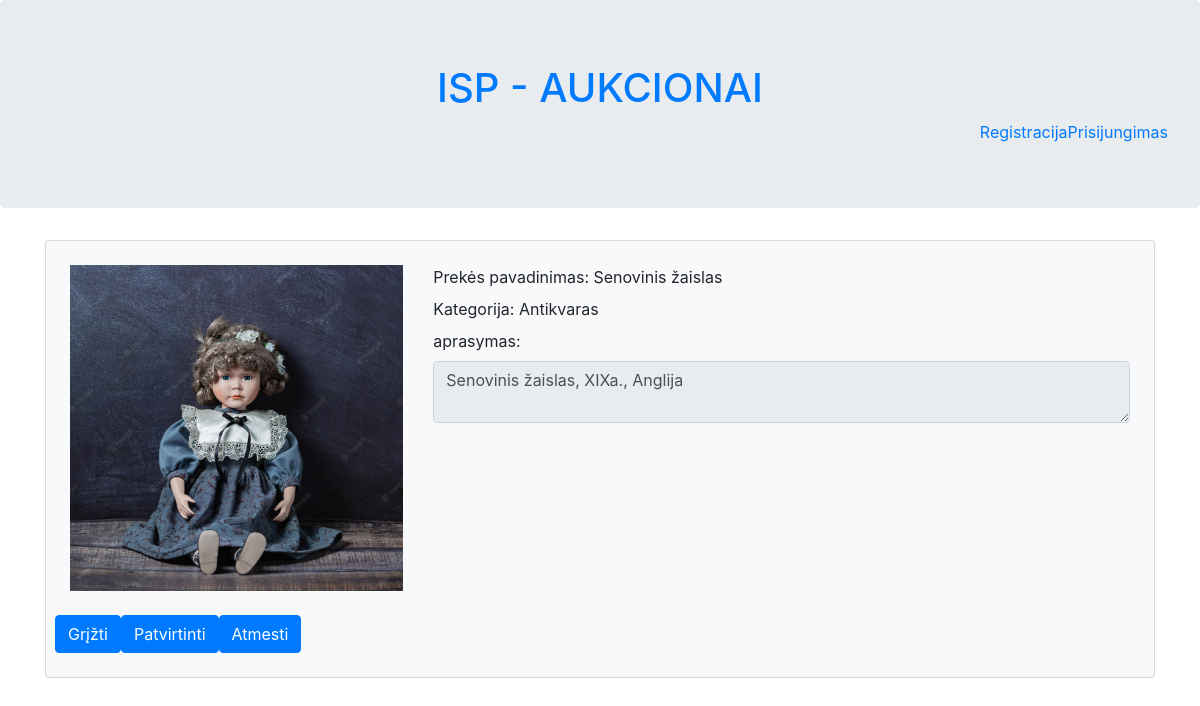
Page /Prekes_langas.php?id=2 on the committed database.
### tables this page shows
CREATE TABLE `preke` (
  `aprasymas` varchar(255) NOT NULL,
  `data` datetime NOT NULL DEFAULT current_timestamp(),
  `pavadinimas` varchar(64) NOT NULL,
  `kategorija` int(11) NOT NULL,
  `id_Preke` int(11) NOT NULL,
  `fk_Vartotojasid_Vartotojas` int(11) NOT NULL
);

CREATE TABLE `nuotrauka` (
  `pavadinimas` varchar(64) NOT NULL,
  `nuoroda` text NOT NULL,
  `formatas` int(11) NOT NULL,
  `id_Nuotrauka` int(11) NOT NULL,
  `fk_Prekeid_Preke` int(11) NOT NULL
);

CREATE TABLE `kategorija` (
  `id_KATEGORIJA` int(11) NOT NULL,
  `name` varchar(12) NOT NULL
);

### Prekes_langas.php (the view, shortened to what this page needs)
<!DOCTYPE html>
<html lang="en">
    <head>
        <link rel="stylesheet" href="https://cdn.jsdelivr.net/npm/bootstrap@4.6.1/dist/css/bootstrap.min.css">
      </head>
    <body>
    <?php
    include("header.php");
    $query= "SELECT *, preke.pavadinimas as ppavadinimas FROM preke
             LEFT JOIN nuotrauka ON preke.id_Preke=nuotrauka.fk_Prekeid_Preke
             LEFT JOIN kategorija ON preke.kategorija=kategorija.id_KATEGORIJA
             LEFT JOIN aukcionas ON preke.id_Preke=aukcionas.fk_Prekeid_Preke
             WHERE id_Preke=".$_GET['id'];
    $result = mysqli_query($db, $query);
    $result = mysqli_fetch_assoc($result);
    ?>
        <div class="container">
              <div class="col-12 card card-body bg-light p-4">
                <div class="row">
                  <div class="col-4">
                    <img style="max-width:100%; max-height:100%;"src="<?php echo $result['nuoroda'];?>" alt="Red dot" />
                  </div>
                  <div class="col-8">
                  <div class="div-group">
                    <label for="pavadinimas">Prekės pavadinimas:</label>
                    <label><?php echo $result['ppavadinimas'];?></label>
                  </div>
                  <div class="div-group">
                    <label for="kategorija">Kategorija:</label>
                      <label><?php echo $result['name'];?></label>
                  </div>
                  <div class="div-group">
                    <label for="aprasymas">aprasymas:</label>
                      <div class="input-group">
                        <textarea readonly placeholder="$aprasymas" id="aprasymas" class="form-control"><?php echo $result['aprasymas'];?></textarea>
                      </div>
                  </div>
                  </div>
            </div>
            <br>
            <div class="row">
              <form>
                <input type="button" class="btn btn-primary" value="Grįžti" onclick="history.back()">
               </form>
               <form>
                <input type="button" class="btn btn-primary" value="Patvirtinti" onclick="window.location.href='patvirtinti.php?id=<?php echo $_GET['id'];?>'">
               </form>
               <form>
                <input type="button" class="btn btn-primary" value="Atmesti" onclick="window.location.href='atmesti.php?id=<?php echo $_GET['id'];?>'">
               </form>
            </div>
          </div>
    </body>
</html>

### rows in the picture
preke: nuotrauka.nuoroda (picture), pavadinimas "Senovinis žaislas", kategorija.name "Antikvaras", aprasymas "Senovinis žaislas, XIXa., Anglija"
